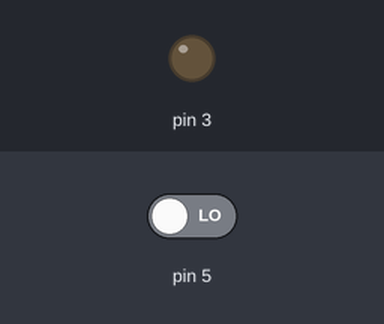
Simulated run of this sketch. Board: Arduino Uno, built with avr-gcc and run on an emulated ATmega328P. Shown: output pins drawn as LEDs (lit = HIGH). Inputs (shaded band) come from the test bench; at power-on: pin 5 LOW.

Above: at 1.2 s.
1.3 s: pin 5 driven HIGH
At 2.5 s:
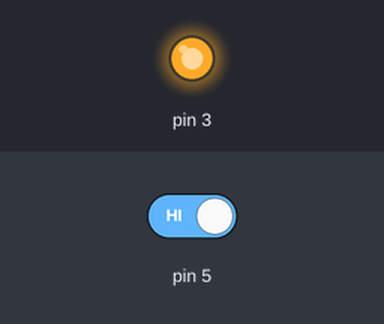
2.8 s: pin 5 driven LOW
At 3.7 s:
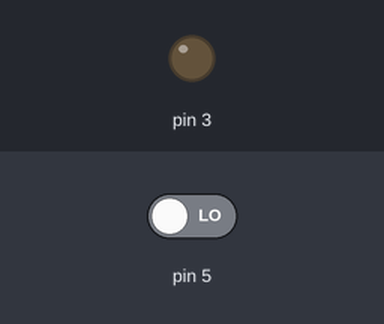
Timing chart, 0 to 5.8 s (numbered marks = the images above; inputs shaded):
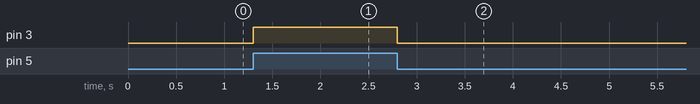

Measured:
- after the input at 1.3 s, pin 3: LOW → HIGH at once
- after the input at 2.8 s, pin 3: HIGH → LOW at once

The sketch:

Digitalinputoutput.ino
```cpp
// Written By KAMRAN HASSAN
void setup()
{
  pinMode(3, OUTPUT);
  pinMode(5, INPUT);
}

void loop()
{
  int x = digitalRead(5);     // Digital Input
  digitalWrite(3,x);          //Digital Output
}
```
